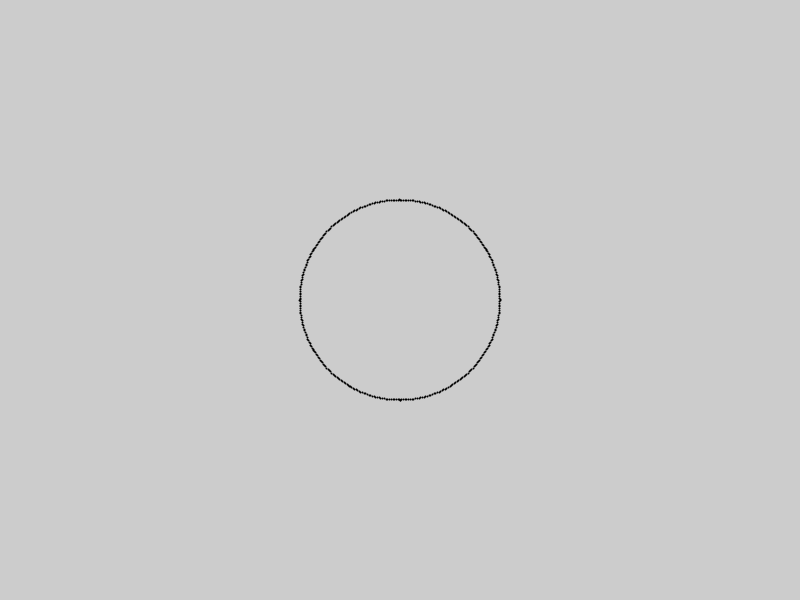
Frame 1 (no input)
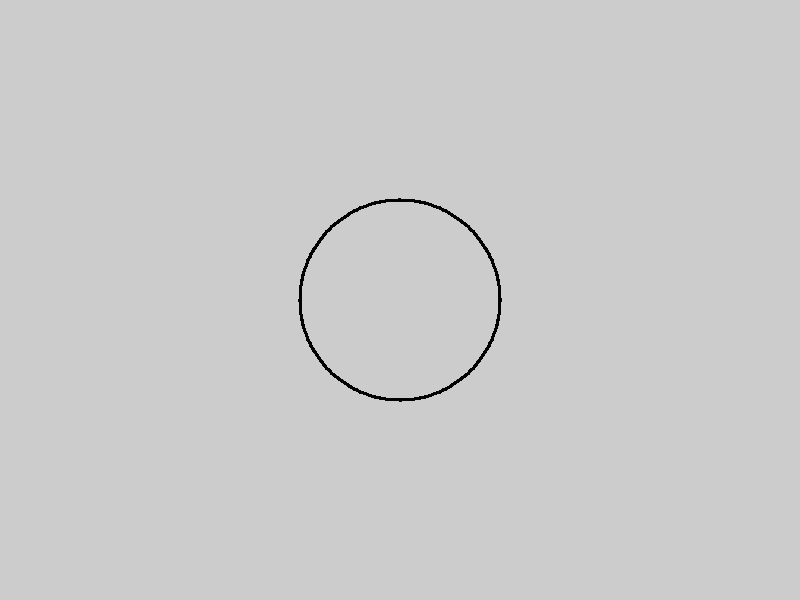
Frame 60 (the mouse pressed at the canvas centre just before this capture)
Frame 120 (the mouse held since frame 60 and released just before this capture): identical to frame 60, image omitted

The Processing sketch that drew these frames (run headless with seeded random() and noise(); from frame 60 on, the mouse is pressed at the canvas centre):

// Processing sketch: drawCircle_function
// ── drawCircle_function.pde
void setup() {
  size(800, 600);
}


void draw() {
  drawCircle(width/2, height/2, 100);
}

void drawCircle(float x, float y, float r) {
  for (int i = 0; i <= 360; i ++) {
    pushMatrix();
    translate(x, y);
    rotate(radians(i));
    strokeWeight(2);
    point(0, r);
    popMatrix();
  }
}
